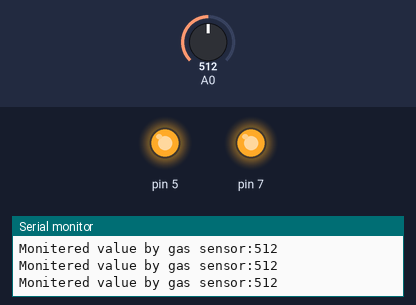
Bench run of a sketch on a simulated Arduino Uno, built with avr-gcc and run on an emulated ATmega328P. Parts: output pins drawn as LEDs (lit = HIGH), the last lines printed to the serial monitor. The test bench sets the inputs (shaded band); at power-on: A0 = 512.

Above: at 1.2 s.
1.3 s: A0 set to 66
2.8 s: A0 set to 53
At 3.8 s:
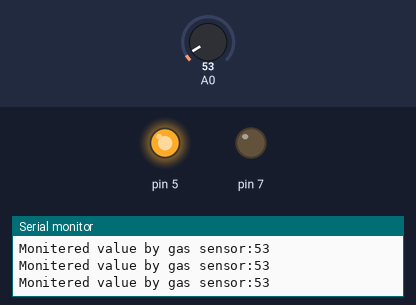
4.3 s: A0 set to 0
At 5.2 s:
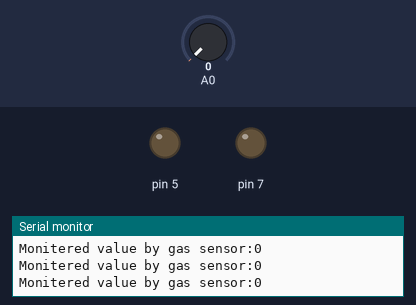
5.8 s: A0 set to 60
At 6.6 s:
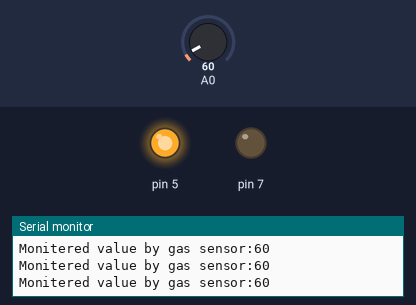
7.3 s: A0 set to 40
At 8.0 s:
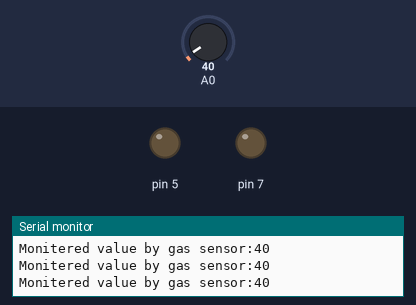
Timing chart, 0 to 9.8 s (numbered marks = the images above; inputs shaded):
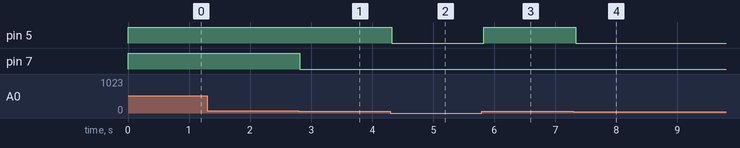

The sketch:

lab3.ino
```cpp
// C++ code
//
int sensor=0;
void setup()
{
  pinMode(A0, INPUT);
    pinMode(5, OUTPUT);
    pinMode(7, OUTPUT);
  Serial.begin(9600);

}

void loop()
{
  sensor=analogRead(A0);
  Serial.print("Monitered value by gas sensor:");
  Serial.println(sensor);
  if(sensor>50){

  digitalWrite(5, HIGH);
  }
  else{
     digitalWrite(5, LOW);
  }
  if(sensor>60){
     digitalWrite(7, HIGH);
  }
  else{
     digitalWrite(7, LOW);
  }

  delay(100); // Wait for 1000 millisecond(s)

}
```

Measured:
- the behaviour switches between 61 and 60 on A0 (found by bisection; images 0 and 1)
- after the input at 2.8 s, pin 7: HIGH → LOW at once
- after the input at 4.3 s, pin 5: HIGH → LOW at once
- after the input at 5.8 s, pin 5: LOW → HIGH at once
- after the input at 7.3 s, pin 5: HIGH → LOW at once
